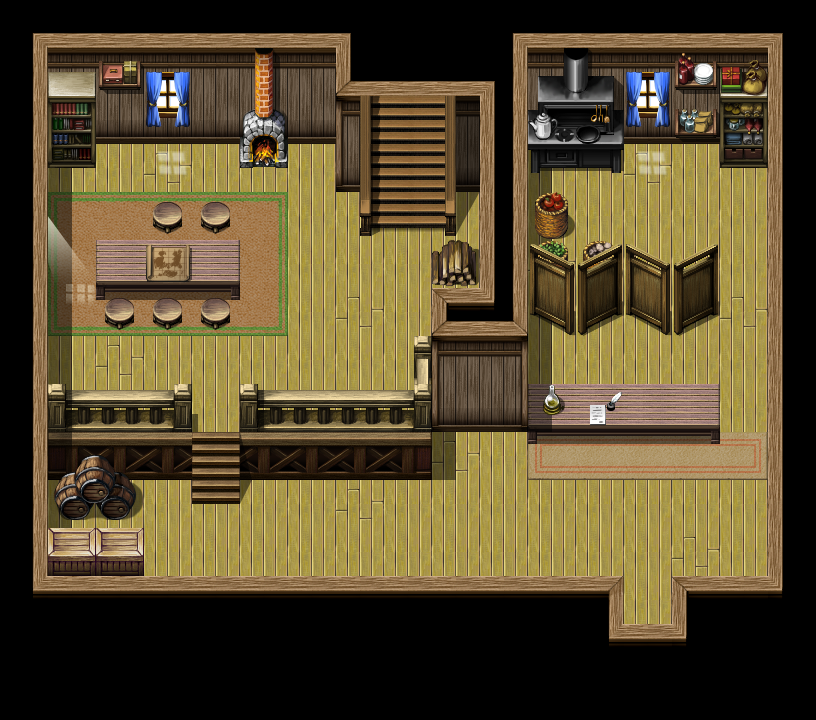

Rendered tile map (Tiled .tmx) drawn with the repository's tilesets; below, a short description and the map source with its tile grids summarised:
An orthogonal 34x30 tile map with 24x24 px tiles, 9 tile layers (under0_none, under1_ground, under2_objects, under3_objects, ...), 6 tilesets and 57 objects (2x carpet, 2x note_shelves, 2x inv, 2x honeywood, 2x honeywood_inn_2f, ...).

<map version="1.11" tiledversion="1.12.1" orientation="orthogonal" renderorder="right-down" width="34" height="30" tilewidth="24" tileheight="24" infinite="0" nextlayerid="20" nextobjectid="80">
 <properties>
  <property name="bgm" value="bgm_inn" />
  <property name="bgs" value="bgs_fireplace" />
  <property name="step_sound" value="wood" />
 </properties>
 <tileset firstgid="1" name="honeywood_inn" tilewidth="24" tileheight="24" tilecount="936" columns="36">
  <image source="tilesets/honeywood_inn.png" width="864" height="624" />
 </tileset>
 <tileset firstgid="937" source="tilesets/fsm_inside01_c.tsx" />
 <tileset firstgid="1961" source="tilesets/fsm_inside01_a2.tsx" />
 <tileset firstgid="2729" source="tilesets/fsm_inside01_b.tsx" />
 <tileset firstgid="3753" source="tilesets/fsm_inside01_d.tsx" />
 <tileset firstgid="4777" source="tilesets/fsm_flame03.tsx" />
 <layer id="2" name="under0_none" width="34" height="30">
  <data>[1020 cells, 0 non-empty, 0 distinct tile ids]</data>
 </layer>
 <layer id="1" name="under1_ground" width="34" height="30">
  <data>[1020 cells, 948 non-empty, 278 distinct tile ids]</data>
 </layer>
 <layer id="3" name="under2_objects" width="34" height="30">
  <data>[1020 cells, 21 non-empty, 21 distinct tile ids]</data>
 </layer>
 <layer id="4" name="under3_objects" width="34" height="30">
  <data>[1020 cells, 2 non-empty, 2 distinct tile ids]</data>
 </layer>
 <layer id="6" name="under4_shadows" width="34" height="30">
  <data>[1020 cells, 2 non-empty, 1 distinct tile ids]</data>
 </layer>
 <layer id="5" name="under5_lights" width="34" height="30">
  <data>[1020 cells, 2 non-empty, 2 distinct tile ids]</data>
 </layer>
 <layer id="7" name="over6_lights" width="34" height="30">
  <data>[1020 cells, 4 non-empty, 4 distinct tile ids]</data>
 </layer>
 <layer id="8" name="over7_objects" width="34" height="30">
  <data>[1020 cells, 96 non-empty, 26 distinct tile ids]</data>
 </layer>
 <layer id="9" name="over8_none" width="34" height="30">
  <data>[1020 cells, 0 non-empty, 0 distinct tile ids]</data>
 </layer>
 <objectgroup color="#0055ff" id="13" name="sound">
  <object id="34" name="carpet" x="48" y="192" width="240" height="144" />
  <object id="35" name="carpet" x="528" y="432" width="240" height="48" />
 </objectgroup>
 <objectgroup color="#aa0000" id="10" name="collision">
  <object id="1" x="0" y="0" width="48" height="720" />
  <object id="2" x="768" y="0" width="48" height="720" />
  <object id="3" x="672" y="600" width="96" height="120" />
  <object id="4" x="48" y="600" width="576" height="120" />
  <object id="5" x="624" y="672" width="48" height="48" />
  <object id="6" x="48" y="0" width="720" height="96" />
  <object id="7" x="432" y="96" width="336" height="48" />
  <object id="8" x="48" y="96" width="336" height="48" />
  <object id="9" x="48" y="144" width="48" height="24" />
  <object id="10" x="240" y="144" width="48" height="24" />
  <object id="11" x="528" y="144" width="96" height="24" />
  <object id="12" x="720" y="144" width="48" height="24" />
  <object id="13" x="360" y="144" width="24" height="96" />
  <object id="14" x="432" y="144" width="96" height="288" />
  <object id="15" x="528" y="384" width="192" height="48" />
  <object id="16" x="528" y="216" width="48" height="120" />
  <object id="17" x="576" y="240" width="48" height="96" />
  <object id="18" x="624" y="288" width="96" height="48" />
  <object id="19" x="48" y="408" width="144" height="72" />
  <object id="20" x="240" y="408" width="168" height="72" />
  <object id="21" x="408" y="360" width="24" height="120" />
  <object id="23" x="48" y="480" width="96" height="120" />
  <object id="24" x="96" y="240" width="144" height="60" />
  <object id="29" x="336" y="144" width="24" height="48" />
  <object id="32" x="192" y="480" height="24" />
  <object id="33" x="240" y="480" height="24" />
  <object id="75" x="156" y="198" width="72" height="42" />
  <object id="76" x="108" y="300" width="120" height="24" />
 </objectgroup>
 <objectgroup color="#5500ff" id="17" name="rest">
  <object id="53" name="note_apples" x="528" y="216" width="48" height="24" />
  <object id="54" name="note_food" x="576" y="240" width="48" height="48" />
  <object id="55" name="note_bookcase" x="48" y="120" width="48" height="36" />
  <object id="57" name="note_fireplace" x="240" y="120" width="48" height="48" />
  <object id="59" name="note_shelves" x="672" y="96" width="48" height="48" />
  <object id="60" name="note_shelves" x="720" y="120" width="48" height="48" />
  <object id="61" name="note_kitchen" x="528" y="144" width="36" height="24" />
 </objectgroup>
 <objectgroup color="#55ff7f" id="14" name="npc">
  <object id="44" name="woman02" x="600" y="360" width="48" height="24">
   <properties>
    <property name="conversation" value="quest_honeywood_inn_price-1" />
    <property name="direction" value="south" />
   </properties>
  </object>
  <object id="45" name="woman02" type="inv" x="600" y="408" width="48" height="12">
   <properties>
    <property name="conversation" value="quest_honeywood_inn_price-1" />
   </properties>
  </object>
  <object id="48" name="woman02" type="inv" x="480" y="90" width="6" height="6">
   <properties>
    <property name="conversation" value="dont_go_up_there" />
   </properties>
  </object>
  <object id="50" name="maid01" x="576" y="156" width="48" height="24">
   <properties>
    <property name="conversation" value="get_out_of_kitchen" />
    <property name="direction" value="north" />
   </properties>
  </object>
  <object id="51" name="man11" x="240" y="192" width="48" height="24">
   <properties>
    <property name="conversation" value="pleasant_honeywood_academy" />
    <property name="direction" value="north" />
   </properties>
  </object>
  <object id="52" name="cat1" type="w" x="336" y="360" width="48" height="24">
   <properties>
    <property name="conversation" value="honeywood_inn_cat" />
   </properties>
  </object>
 </objectgroup>
 <objectgroup color="#55aaff" id="11" name="spawn">
  <object id="25" name="honeywood" x="624" y="624" width="48" height="24" />
  <object id="31" name="honeywood_inn_2f" x="384" y="120" width="48" height="24" />
  <object id="64" name="honeywood_inn" x="600" y="456" width="48" height="24">
   <properties>
    <property name="direction" value="north" />
   </properties>
  </object>
 </objectgroup>
 <objectgroup color="#ffff7f" id="12" name="portal">
  <object id="26" name="honeywood" x="624" y="648" width="48" height="24" />
  <object id="30" name="honeywood_inn_2f" x="384" y="96" width="48" height="24" />
 </objectgroup>
 <objectgroup color="#ffff00" id="16" name="quest">
  <object id="47" name="quest_honeywood_inn_price-1" type="blocker" x="384" y="222" width="48" height="12">
   <properties>
    <property name="condition" value="_c_&lt;=_k_q_this" />
   </properties>
  </object>
 </objectgroup>
 <objectgroup color="#ff55ff" id="15" name="event">
  <object id="46" name="dont_go_up_there" type="discover" x="384" y="234" width="48" height="6" />
 </objectgroup>
 <objectgroup color="#aaff00" id="19" name="scheduled">
  <object id="65" name="deryk19" x="624" y="672" width="48" height="24" />
  <object id="68" name="deryk20" x="624" y="552" width="48" height="24" />
  <object id="69" name="deryk21" x="600" y="432" width="48" height="24" />
  <object id="71" name="deryk22" x="192" y="516" width="48" height="24" />
  <object id="72" name="deryk23" x="192" y="360" width="48" height="24" />
  <object id="73" name="deryk24" x="48" y="336" width="48" height="24" />
  <object id="74" name="deryk25" x="48" y="168" width="48" height="24" />
 </objectgroup>
</map>
